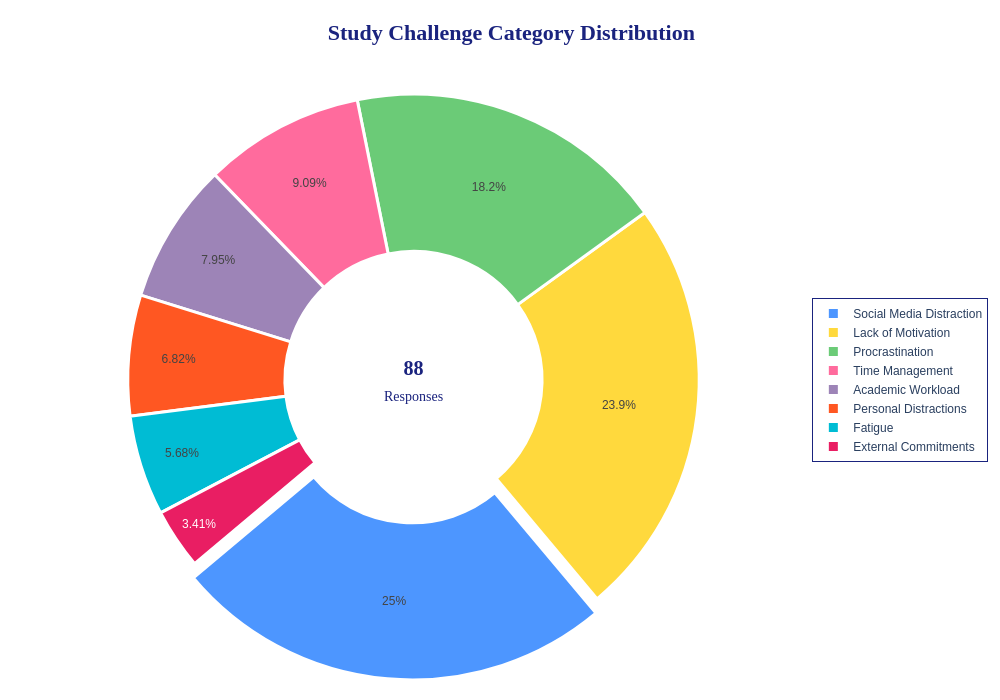

The code cell stored with this chart in its notebook:
### Code cell
# ═══════════════════════════════════════════════════════════════
# VISUALISATION 2: Pie/Donut Chart
# Study Challenge Category Distribution
# ═══════════════════════════════════════════════════════════════

challenge_cols   = [c for c in df.columns if c.startswith('Study Challenge Category_')]
challenge_counts = df[challenge_cols].sum().sort_values(ascending=False)
challenge_labels = [c.replace('Study Challenge Category_', '') for c in challenge_counts.index]

# Add 'Academic Workload' for students with no challenge flagged
no_challenge = (df[challenge_cols].sum(axis=1) == 0).sum()
if no_challenge > 0:
    challenge_counts['Academic Workload'] = no_challenge
    challenge_counts = challenge_counts.sort_values(ascending=False)
    challenge_labels = [c.replace('Study Challenge Category_', '') for c in challenge_counts.index]

pie_colors = ['#4D96FF', '#FFD93D', '#6BCB77', '#FF6B9D', '#9D84B7', '#FF5722', '#00BCD4', '#E91E63']

fig = go.Figure(data=[go.Pie(
    labels=challenge_labels,
    values=challenge_counts.values,
    hole=0.45,
    marker=dict(
        colors=pie_colors[:len(challenge_labels)],
        line=dict(color='white', width=3)
    ),
    textinfo='percent',
    textfont=dict(size=12, family='Arial'),
    hovertemplate='<b>%{label}</b><br>Students: %{value}<br>Percentage: %{percent}<extra></extra>',
    pull=[0.05 if i == 0 else 0 for i in range(len(challenge_labels))],
    rotation=140
)])

fig.add_annotation(
    text=f'<b>{int(challenge_counts.sum())}</b><br><span style="font-size:14px">Responses</span>',
    x=0.5, y=0.5,
    font=dict(size=20, color='#1A237E', family='Arial Black'),
    showarrow=False
)

fig.update_layout(
    title=dict(
        text='<b>🎯 Study Challenge Category Distribution</b>',
        x=0.5, xanchor='center',
        font=dict(size=22, color='#1A237E', family='Arial Black')
    ),
    font=dict(size=13, family='Arial'),
    showlegend=True,
    legend=dict(
        orientation='v', yanchor='middle', y=0.5,
        xanchor='left', x=1.02,
        font=dict(size=12),
        bgcolor='rgba(255,255,255,0.8)',
        bordercolor='#1A237E', borderwidth=1
    ),
    paper_bgcolor='white',
    height=700, width=1000,
    hoverlabel=dict(bgcolor='white', font_size=13, font_family='Arial'),
    margin=dict(t=80, b=20, l=30, r=180)
)

fig.show()

### Figure 1 — Plotly figure (JSON) as saved in the notebook; plotly's stock layout.template omitted (floating-point values rounded to 4 significant figures)
{"data": [{"hole": 0.45, "hovertemplate": "<b>%{label}</b><br>Students: %{value}<br>Percentage: %{percent}<extra></extra>", "labels": ["Social Media Distraction", "Lack of Motivation", "Procrastination", "Time Management", "Academic Workload", "Personal Distractions", "Fatigue", "External Commitments"], "marker": {"colors": ["#4D96FF", "#FFD93D", "#6BCB77", "#FF6B9D", "#9D84B7", "#FF5722", "#00BCD4", "#E91E63"], "line": {"color": "white", "width": 3}}, "pull": [0.05, 0, 0, 0, 0, 0, 0, 0], "rotation": 140, "textfont": {"family": "Arial", "size": 12}, "textinfo": "percent", "type": "pie", "values": [22, 21, 16, 8, 7, 6, 5, 3]}], "layout": {"annotations": [{"font": {"color": "#1A237E", "family": "Arial Black", "size": 20}, "showarrow": false, "text": "<b>88</b><br><span style=\"font-size:14px\">Responses</span>", "x": 0.5, "y": 0.5}], "font": {"family": "Arial", "size": 13}, "height": 700, "hoverlabel": {"bgcolor": "white", "font": {"family": "Arial", "size": 13}}, "legend": {"bgcolor": "rgba(255,255,255,0.8)", "bordercolor": "#1A237E", "borderwidth": 1, "font": {"size": 12}, "orientation": "v", "x": 1.02, "xanchor": "left", "y": 0.5, "yanchor": "middle"}, "margin": {"b": 20, "l": 30, "r": 180, "t": 80}, "paper_bgcolor": "white", "showlegend": true, "title": {"font": {"color": "#1A237E", "family": "Arial Black", "size": 22}, "text": "<b>🎯 Study Challenge Category Distribution</b>", "x": 0.5, "xanchor": "center"}, "width": 1000}}
